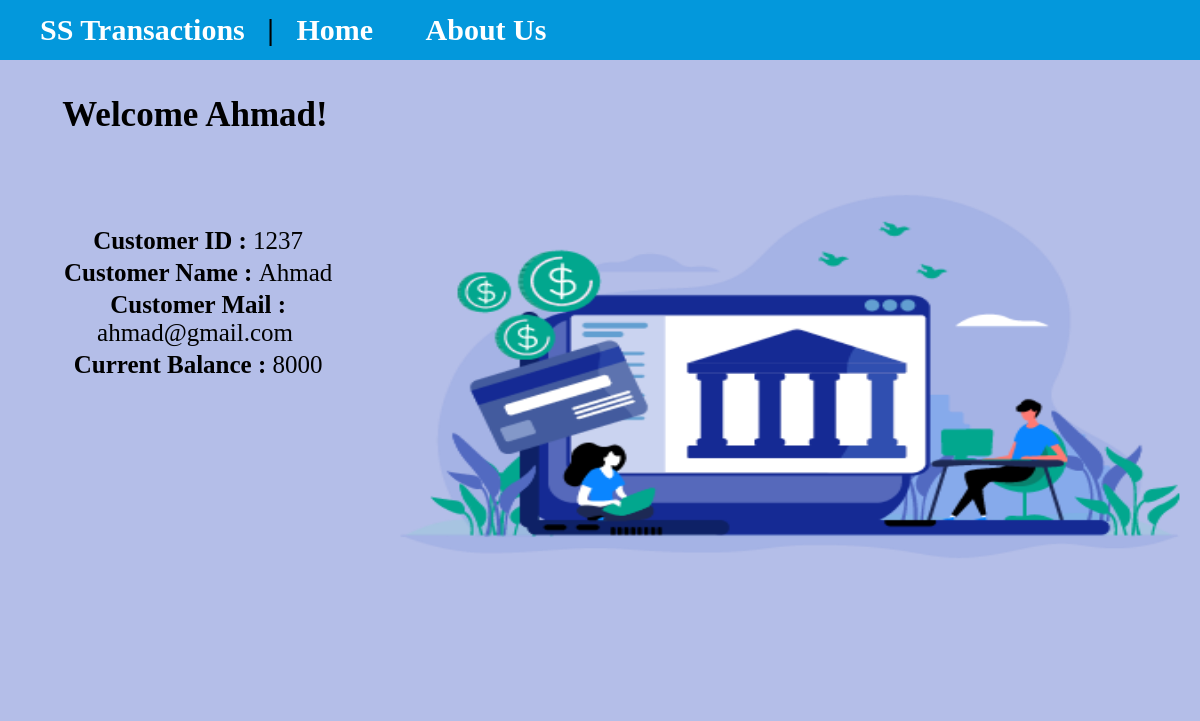
The page /customer_details.php?customer_id=1237&name=Ahmad on the database its author committed.
### tables this page shows
CREATE TABLE `customers` (
  `customer_id` int(11),
  `name` varchar(30) NOT NULL,
  `email` varchar(50) NOT NULL,
  `current_balance` int(11) NOT NULL
);

### customer_details.php (the view, shortened to what this page needs)
<?php
$serverName="localhost";
			$userName="root";
			$password="";
			$dbname="banking";
			$conn=mysqli_connect($serverName,$userName,$password,$dbname);
$customer_id = $_GET['customer_id'];
$name=$_GET['name'];
$sql = "SELECT *
		FROM customers
    WHERE customer_id = $customer_id";
 $result=$conn->query($sql);
while($row=$result->fetch_assoc()){
?>
<!DOCTYPE html>
<html lang="en">
<?php include("topheader.php"); ?>
<center>
	<p><b>Welcome <?php echo $name; ?>!</b></p>
<table>
	<?php echo "<tr><td><b>&nbsp;Customer ID : </b>".$row["customer_id"]."</td></tr>"; ?>
	<br/>
	<?php echo "<tr><td><b>&nbsp;Customer Name : </b>".$row["name"]."</td></tr>"; ?>
	<br/>
	<?php echo "<tr><td><b>&nbsp;Customer Mail : </b>".$row["email"]."</td></tr>"; ?>
	<br/>
	<?php echo "<tr><td><b>&nbsp;Current Balance : </b>".$row["current_balance"]."</td></tr>"; ?>
</table>
</center>
<?php }
?>
</html>

### topheader.php (shortened to what this page needs)
<!DOCTYPE html>
<html lang="en">
</head>
<body>
    <header>
  <nav>
    <b>
    <ul>
      <li>
      <a href="index.php"> SS Transactions </a> &nbsp;
      </li>
      <li>
        | &nbsp;
      </li>
      <li>
      <a href="index.php"> Home </a> &nbsp; &nbsp; &nbsp;
      </li>
      <li>
      <a href="about_us.php"> About Us</a> &nbsp; &nbsp; &nbsp;
      </li>
    </ul>
    </b>
  </nav>
</header>
<img src="images/banking_1.png">
</body>
</html>

### customer_details.php (style rules this page uses)
table { font-size: 25px; font-family: garamond; }
p { font-size: 35px; font-family: garamond; }
td { text-align: center; }

### topheader.php (style rules this page uses)
body { height: 100%; margin: 0; background-color: rgb(180, 190, 232); }
img { width: 800px; height: 633px; float: right; margin-right: 10px; }
header * { display: inline; }
li { font-size: 30px; }
header li a { color: white; font-family: garamond; text-decoration: none; font-size: 30px; }
header { background-color: rgb(3, 152, 220); left: 0; right: 0; top: 5px; height: 60px; display: flex; align-items: center; }

### rows shown on the page
customers: customer_id "1237", name "Ahmad", email "ahmad@gmail.com", current_balance "8000"
